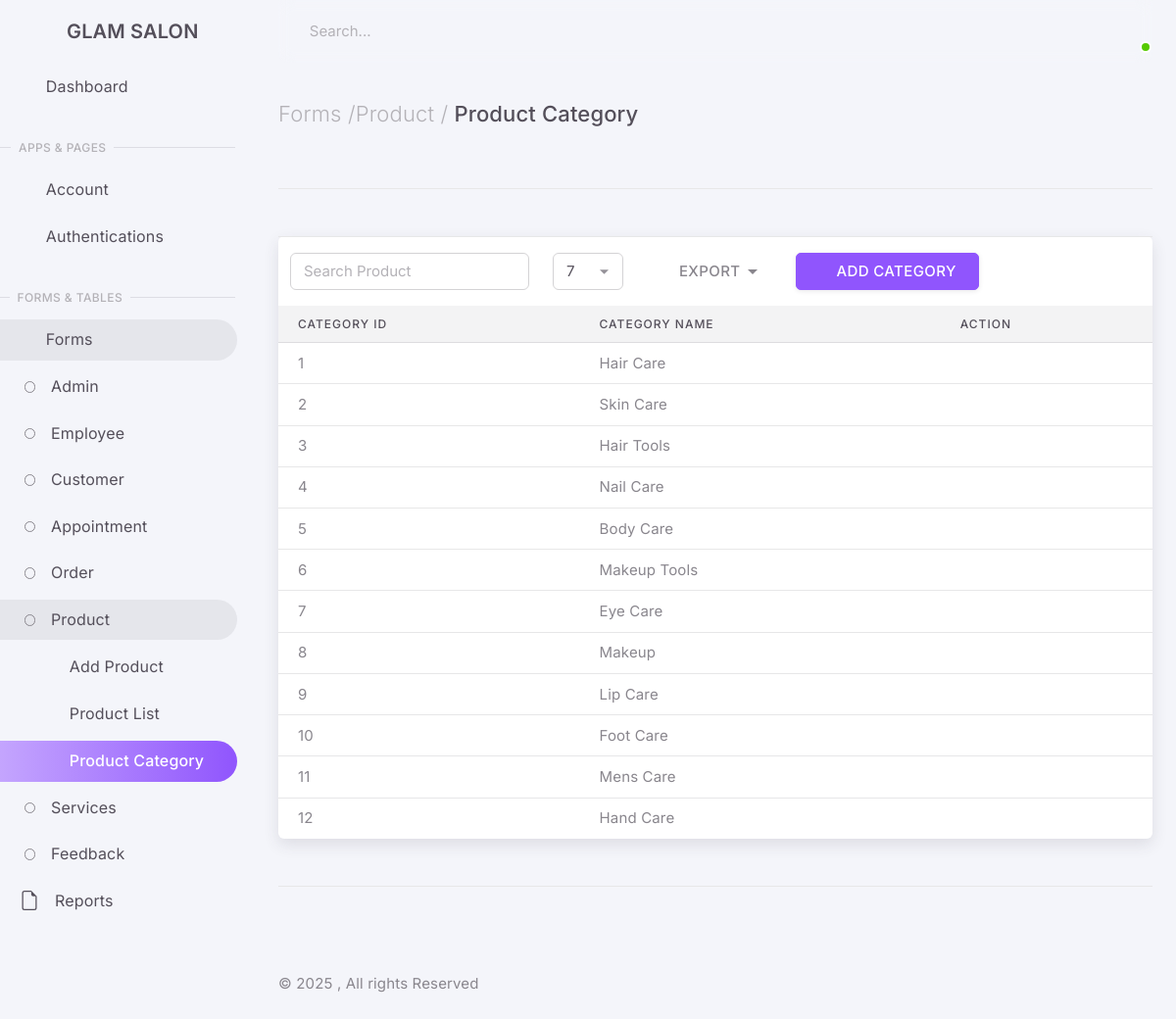
Screenshot of /admin_panel/html/product_category.php with the database file from the repository.
### tables this page shows
CREATE TABLE `tbl_product_category` (
  `category_id` int(20) NOT NULL,
  `category_name` varchar(20) NOT NULL
);

### admin_panel/html/product_category.php (the view, shortened to what this page needs)
<?php
$connection = mysqli_connect("localhost", "root", "", "projectdb");
if (isset($_GET['did'])) {
    mysqli_query($connection, "delete from tbl_product_category where category_id='$_GET[did]'");
} else {
    mysqli_error($connection);
}
$query = mysqli_query($connection, "select * from tbl_product_category");
?>
<!DOCTYPE html>
<html lang="en" class="light-style layout-menu-fixed layout-compact" dir="ltr" data-theme="theme-default" data-assets-path="../assets/" data-template="vertical-menu-template-free">
<head>
    <link rel="stylesheet" href="../assets/vendor/fonts/materialdesignicons.css" />
    <link rel="stylesheet" href="../assets/vendor/libs/node-waves/node-waves.css" />
    <link rel="stylesheet" href="../assets/vendor/css/core.css" class="template-customizer-core-css" />
    <link rel="stylesheet" href="../assets/vendor/css/theme-default.css" class="template-customizer-theme-css" />
    <link rel="stylesheet" href="../assets/css/demo.css" />
    <link rel="stylesheet" href="../assets/vendor/libs/perfect-scrollbar/perfect-scrollbar.css" />
</head>
<body>
    <div class="layout-wrapper layout-content-navbar">
        <div class="layout-container">
            <?php
            include "sidebar.php";
            ?>
            <div class="layout-page">
                <?php
                include "navbar.php";
                ?>
                <div class="content-wrapper">
                    <div class="container-xxl flex-grow-1 container-p-y">
                        <h4 class="py-3 mb-4"><span class="text-muted fw-light">Forms /</span><span class="text-muted fw-light">Product /</span> Product Category</h4>
                        <hr class="my-5" />
                        <div class="card">
                            <div class="table-responsive text-nowrap">
                                <div class="card-header d-flex border-top rounded-0 flex-wrap py-md-0">
                                    <div class="me-4 mt-3 mb-3 ms-n2">
                                        <div id="DataTables_Table_0_filter" class="dataTables_filter"><label><input type="search" class="form-control" placeholder="Search Product" aria-controls="DataTables_Table_0"></label></div>
                                    </div>
                                    <div class="d-flex justify-content-start justify-content-md-end align-items-baseline">
                                        <div class="dt-action-buttons d-flex align-items-start align-items-md-center justify-content-sm-center mb-3 mb-sm-0 gap-3 pt-0 float-end">
                                            <div class="dataTables_length mt-0 mt-md-3" id="DataTables_Table_0_length"><label>
                                                    <select name="DataTables_Table_0_length" aria-controls="DataTables_Table_0" class="form-select" fdprocessedid="085a2">
                                                        <option value="7">7</option>
                                                    </select></label></div>
                                            <div class="dt-buttons d-flex flex-wrap">
                                                <button class="dt-button buttons-collection dropdown-toggle btn btn-label-secondary mt-3 me-3 waves-effect waves-light" tabindex="0" aria-controls="DataTables_Table_0" type="button" aria-haspopup="dialog" aria-expanded="false" fdprocessedid="rxx8qn">
                                                    <span><i class="mdi mdi-export-variant me-1"></i><span class="d-none d-sm-inline-block">Export </span></span><span class="dt-down-arrow"></span>
                                                </button>
                                                <button class="dt-button add-new btn btn-primary waves-effect waves-light mt-3" tabindex="0" aria-controls="DataTables_Table_0" type="button" fdprocessedid="roaxkl" data-bs-toggle="modal" data-bs-target="#backDropModal">
                                                    <span><i class="mdi mdi-plus me-0 me-sm-1"></i><span class="d-none d-sm-inline-block">Add Category</span></span>
                                                </button>
                                            </div>
                                        </div>
                                    </div>
                                </div>
                                <table class="table">
                                    <thead class="table-light">
                                        <tr>
                                            <th>Category ID</th>
                                            <th>Category name</th>
                                            <th>Action</th>
                                        </tr>
                                    </thead>
                                    <tbody class="table-border-bottom-0">
                                        <?php
                                        while ($col = mysqli_fetch_array($query)) {
                                            echo "<tr>
                                            <td>$col[0]</td>
                                            <td>$col[1]</td>
                                            <td>
                                                <div class='dropdown'>
                                                    <button type='button' class='btn p-0 dropdown-toggle hide-arrow' data-bs-toggle='dropdown'>
                                                        <i class='mdi mdi-dots-vertical'></i>
                                                    </button>
                                                    <div class='dropdown-menu'>
                                                        <a class='dropdown-item' href='product_category.php?uid=$col[0]'><i class='mdi mdi-pencil-outline me-1'></i> Edit</a>
                                                        <a class='dropdown-item' onclick='confirmdlt()' href='product_category.php?did=$col[0]'><i class='mdi mdi-trash-can-outline me-1'></i> Delete</a>
                                                    </div>
                                                </div>
                                            </td>
                                        </tr>";
                                        }
                                        ?>
                                    </tbody>
                                </table>
                            </div>
                        </div>
                        <hr class="my-5" />
                    </div>
                    <?php
                    include "footer.php";
                    ?>
                </div>
            </div>
        </div>
    </div>
    <div class="col-lg-4 col-md-3">
        <small class="text-light fw-medium">Backdrop</small>
    </div>
</body>
</html>

### rows the page displays
tbl_product_category: category_id "1", category_name "Hair Care"
tbl_product_category: category_id "2", category_name "Skin Care"
tbl_product_category: category_id "3", category_name "Hair Tools"
tbl_product_category: category_id "4", category_name "Nail Care"
tbl_product_category: category_id "5", category_name "Body Care"
tbl_product_category: category_id "6", category_name "Makeup Tools"
tbl_product_category: category_id "7", category_name "Eye Care"
tbl_product_category: category_id "8", category_name "Makeup"
tbl_product_category: category_id "9", category_name "Lip Care"
tbl_product_category: category_id "10", category_name "Foot Care"
tbl_product_category: category_id "11", category_name "Mens Care"
tbl_product_category: category_id "12", category_name "Hand Care"
